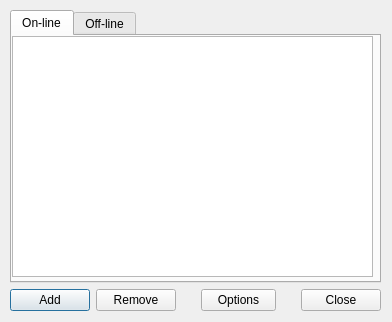
<?xml version="1.0" encoding="UTF-8"?>
<ui version="4.0">
 <class>uiFriends</class>
 <widget class="QDialog" name="uiFriends">
  <property name="geometry">
   <rect>
    <x>0</x>
    <y>0</y>
    <width>392</width>
    <height>322</height>
   </rect>
  </property>
  <property name="minimumSize">
   <size>
    <width>392</width>
    <height>322</height>
   </size>
  </property>
  <property name="maximumSize">
   <size>
    <width>392</width>
    <height>322</height>
   </size>
  </property>
  <property name="windowTitle">
   <string>Friends list</string>
  </property>
  <property name="windowIcon">
   <iconset resource="../scc.qrc">
    <normaloff>:/images/logo16x16.png</normaloff>:/images/logo16x16.png</iconset>
  </property>
  <widget class="QWidget" name="verticalLayoutWidget">
   <property name="geometry">
    <rect>
     <x>10</x>
     <y>10</y>
     <width>371</width>
     <height>301</height>
    </rect>
   </property>
   <layout class="QVBoxLayout" name="verticalLayout">
    <item>
     <widget class="QTabWidget" name="tabWidget">
      <property name="currentIndex">
       <number>0</number>
      </property>
      <widget class="QWidget" name="tab_online">
       <attribute name="title">
        <string>On-line</string>
       </attribute>
       <widget class="QListWidget" name="listWidget_online">
        <property name="geometry">
         <rect>
          <x>0</x>
          <y>0</y>
          <width>361</width>
          <height>241</height>
         </rect>
        </property>
        <property name="sizePolicy">
         <sizepolicy hsizetype="Maximum" vsizetype="Maximum">
          <horstretch>0</horstretch>
          <verstretch>0</verstretch>
         </sizepolicy>
        </property>
        <property name="editTriggers">
         <set>QAbstractItemView::NoEditTriggers</set>
        </property>
        <property name="sortingEnabled">
         <bool>true</bool>
        </property>
       </widget>
      </widget>
      <widget class="QWidget" name="tab_offline">
       <attribute name="title">
        <string>Off-line</string>
       </attribute>
       <widget class="QListWidget" name="listWidget_offline">
        <property name="geometry">
         <rect>
          <x>0</x>
          <y>0</y>
          <width>361</width>
          <height>241</height>
         </rect>
        </property>
        <property name="sizePolicy">
         <sizepolicy hsizetype="Maximum" vsizetype="Maximum">
          <horstretch>0</horstretch>
          <verstretch>0</verstretch>
         </sizepolicy>
        </property>
        <property name="editTriggers">
         <set>QAbstractItemView::NoEditTriggers</set>
        </property>
        <property name="sortingEnabled">
         <bool>true</bool>
        </property>
       </widget>
      </widget>
     </widget>
    </item>
    <item>
     <layout class="QHBoxLayout" name="horizontalLayout">
      <item>
       <widget class="QPushButton" name="pushButton_add">
        <property name="text">
         <string>Add</string>
        </property>
       </widget>
      </item>
      <item>
       <widget class="QPushButton" name="pushButton_remove">
        <property name="text">
         <string>Remove</string>
        </property>
       </widget>
      </item>
      <item>
       <spacer name="horizontalSpacer">
        <property name="orientation">
         <enum>Qt::Horizontal</enum>
        </property>
        <property name="sizeHint" stdset="0">
         <size>
          <width>40</width>
          <height>20</height>
         </size>
        </property>
       </spacer>
      </item>
      <item>
       <widget class="QToolButton" name="toolButton_options">
        <property name="sizePolicy">
         <sizepolicy hsizetype="Fixed" vsizetype="Preferred">
          <horstretch>0</horstretch>
          <verstretch>0</verstretch>
         </sizepolicy>
        </property>
        <property name="minimumSize">
         <size>
          <width>75</width>
          <height>0</height>
         </size>
        </property>
        <property name="text">
         <string>Options</string>
        </property>
        <property name="popupMode">
         <enum>QToolButton::InstantPopup</enum>
        </property>
        <property name="toolButtonStyle">
         <enum>Qt::ToolButtonTextBesideIcon</enum>
        </property>
       </widget>
      </item>
      <item>
       <spacer name="horizontalSpacer_2">
        <property name="orientation">
         <enum>Qt::Horizontal</enum>
        </property>
        <property name="sizeHint" stdset="0">
         <size>
          <width>40</width>
          <height>20</height>
         </size>
        </property>
       </spacer>
      </item>
      <item>
       <widget class="QDialogButtonBox" name="buttonBox">
        <property name="standardButtons">
         <set>QDialogButtonBox::Close</set>
        </property>
       </widget>
      </item>
     </layout>
    </item>
   </layout>
  </widget>
 </widget>
 <resources>
  <include location="../scc.qrc"/>
 </resources>
 <connections/>
</ui>
